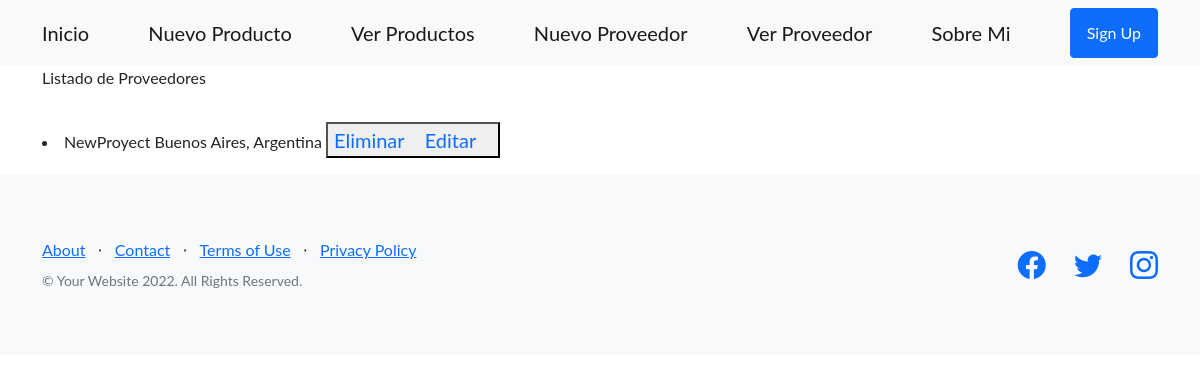
The app's page /proveedores/proveedores/ver/, older data.
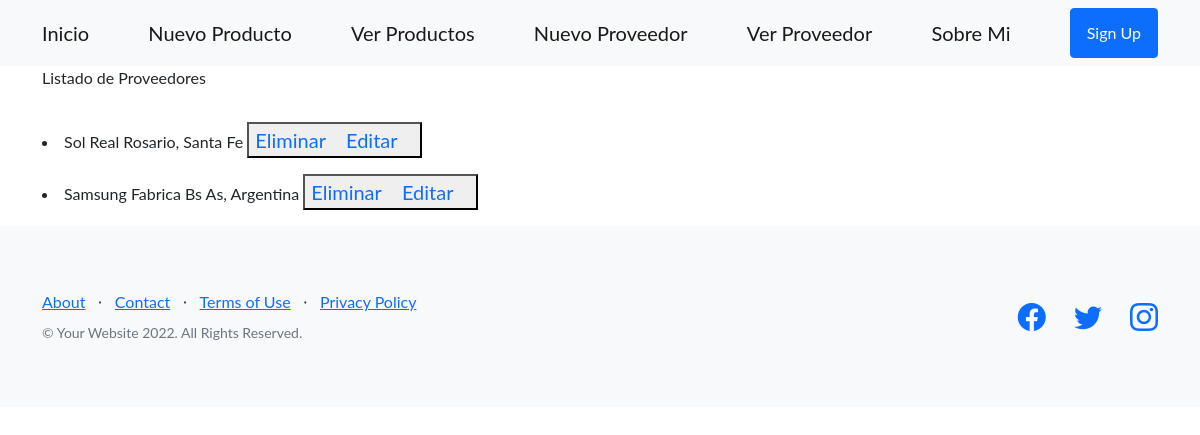
The same page, newer data.
### proveedores/models.py (models this page shows, shortened)
class proveedores(models.Model):
    razon_social=models.CharField( max_length=20)
    ubicacion=models.CharField( max_length=50)

### proveedores/views.py (the view)
# urls.py: path('proveedores/ver/',views.ver_proveedor, name='ver_proveedor'),
def ver_proveedor(request):
    Mis_Proveedores=proveedores.objects.all()
    return render (request,'proveedores/ver_proveedores.html',{'Mis_Proveedores':Mis_Proveedores} )

### proveedores/templates/proveedores/ver_proveedores.html (shortened to what this page needs)
{% extends 'mercaderia/base.html' %}
{% block Personal %}
<p>Listado de Proveedores</p>
<p>
 {% for proveedores in Mis_Proveedores %}
 <li> {{proveedores.razon_social}} {{proveedores.ubicacion}}
    <button>
        <a class="navbar-brand" href={% url 'eliminar' proveedores.id %}>Eliminar</a>
        <a class="navbar-brand" href={% url 'editarP' proveedores.id %}>Editar</a>
    </button>
 </li>
</p>
 {% endfor %}
{% endblock Personal %}

Row changes from the older to the newer data that the page shows:
removed proveedores: razon_social "NewProyect", ubicacion "Buenos Aires, Argentina"
added proveedores: razon_social "Sol Real", ubicacion "Rosario, Santa Fe"
added proveedores: razon_social "Samsung", ubicacion "Fabrica Bs As, Argentina"
